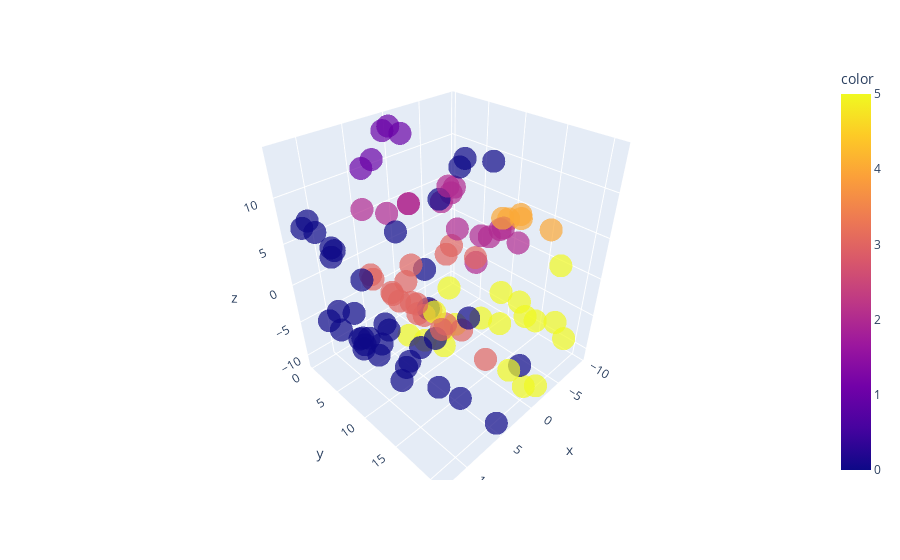

The cell this chart's notebook holds for it:
### Markdown cell above
We can find parameters, so that spectral clustering respects the shape of the manifold.

### Code cell
distance_matrix = get_distance_matrix_from_data(X)
similarity_matrix = get_similarity_matrix_from_distance_matrix(
    distance_matrix, sim_graph_type="knn", knn=3
)

swiss_roll_res, eigenvectors, eigenvalues = Spectral_Clustering(
    similarity_matrix, K=6, normalized=1, random_state=random_state
)

fig = px.scatter_3d(
    x=X[:, 0],
    y=X[:, 1],
    z=X[:, 2],
    color=swiss_roll_res.labels_,
    size_max=5,
    opacity=0.7,
)

fig.show()
